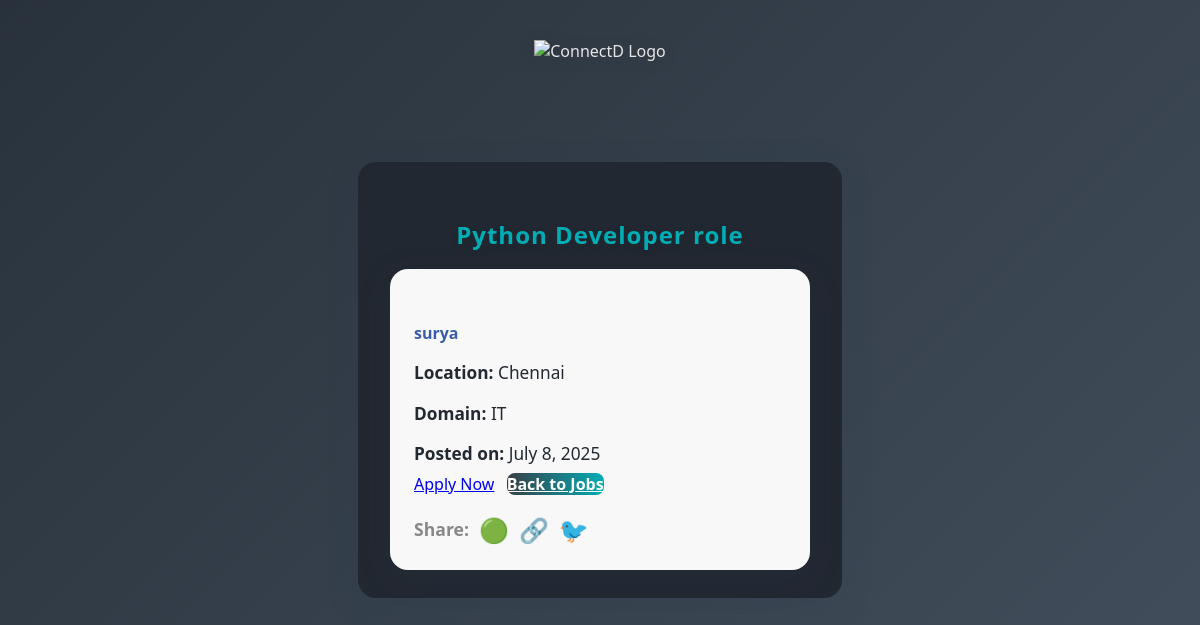
The app's page /job/1/ with its own data.
### jobs/models.py (models this page shows, shortened)
class Job(models.Model):
    DOMAIN_CHOICES = [
        ('IT', 'IT'),
        ('Non-IT', 'Non-IT'),
        ('Internship', 'Internship'),
        ('Government', 'Government'),
    ]
    title = models.CharField(max_length=200)
    company = models.CharField(max_length=100)
    location = models.CharField(max_length=100)
    apply_link = models.URLField()
    posted_on = models.DateField(auto_now_add=True)
    domain = models.CharField(max_length=20, choices=DOMAIN_CHOICES, default='IT')

### jobs/views.py (the view)
# urls.py: path('job/<int:job_id>/', views.job_detail, name='job_detail'),
def job_detail(request, job_id):
    job = Job.objects.get(id=job_id)
    return render(request, 'jobs/job_detail.html', {'job': job})

### jobs/templates/jobs/job_detail.html (shortened to what this page needs)
{% extends 'jobs/base_auth.html' %}
{% block content %}
  <h2>{{ job.title }}</h2>
  <div class="job-detail-card">
    <h4>{{ job.company }}</h4>
    <p><b>Location:</b> {{ job.location }}</p>
    <p><b>Domain:</b> {{ job.domain }}</p>
    <p><b>Posted on:</b> {{ job.posted_on }}</p>
    <a href="{{ job.apply_link }}" class="btn btn-primary" target="_blank">Apply Now</a>
    <a href="/" class="btn btn-secondary ms-2">Back to Jobs</a>
    <div class="share-row mt-4">
      <span style="font-size:1.1rem;font-weight:600;color:#888;">Share:</span>
      <a href="https://wa.me/?text={{ request.build_absolute_uri }}" target="_blank" class="share-btn whatsapp" title="Share on WhatsApp">🟢</a>
      <a href="https://www.linkedin.com/sharing/share-offsite/?url={{ request.build_absolute_uri }}" target="_blank" class="share-btn linkedin" title="Share on LinkedIn">🔗</a>
      <a href="https://twitter.com/intent/tweet?url={{ request.build_absolute_uri }}" target="_blank" class="share-btn twitter" title="Share on Twitter">🐦</a>
    </div>
  </div>
{% endblock %}

### jobs/static/jobs/auth.css (style rules this page uses)
body { font-family: "Segoe UI", Arial, sans-serif; color: #e6e6e6; }
.auth-container h2 { color: #00adb5; margin-bottom: 18px; text-align: center; font-weight: 700; letter-spacing: 1px; text-shadow: 0 2px 8px rgba(0, 0, 0, 0.08); }

### jobs/templates/jobs/base_auth.html (style rules this page uses)
body { background: linear-gradient(-45deg, #232526, #414345, #485563, #29323c); background-size: 400% 400%; animation: gradientBG 12s ease infinite; }

### jobs/templates/jobs/job_detail.html (style rules this page uses)
.job-detail-card { background: rgba(255,255,255,0.97); border-radius: 18px; box-shadow: 0 8px 32px rgba(44, 62, 80, 0.18); padding: 32px 24px 24px 24px; margin: 0 auto; max-width: 420px; animation: fadeInUp 1.1s cubic-bezier(.39,.575,.56,1.000); }
.job-detail-card h4 { color: #3a5ca8; font-weight: 700; margin-bottom: 12px; }
.job-detail-card p { color: #232931; font-size: 1.08rem; margin-bottom: 8px; }
.btn-secondary { background: linear-gradient(90deg, #393e46 0%, #00adb5 100%); color: #fff; border: none; border-radius: 8px; font-weight: 600; margin-left: 8px; transition: background 0.2s, transform 0.15s; }
.share-row { display: flex; align-items: center; gap: 10px; margin-top: 18px; }
.share-btn { font-size: 1.5rem; text-decoration: none; transition: transform 0.15s; }
.share-btn.whatsapp { color: #25d366; }
.share-btn.linkedin { color: #0077b5; }
.share-btn.twitter { color: #1da1f2; }

### records on screen
Job: title "Python Developer role", company "surya", location "Chennai", domain "IT", posted_on "July 8, 2025"
